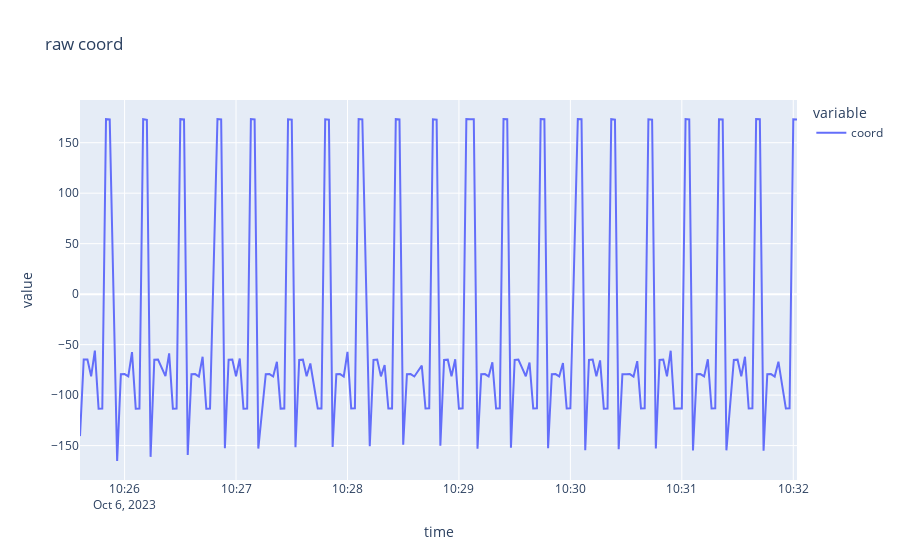

This figure's notebook cell:
### Code cell
query = '''SELECT last("coord") as coord FROM "joints" WHERE time >= 1696587936049ms and time <= 1696588323944ms  GROUP BY time(2s) fill(linear)'''
table = client.query(query=query, language="influxql")
anom_data = table.to_pandas().drop(columns=['iox::measurement']).set_index('time').dropna(how='all')
fig2 = px.line(anom_data, y=["coord"], title='raw coord')
fig2.show()

### Figure 1 — Plotly figure (JSON) as saved in the notebook; plotly's stock layout.template omitted (floating-point values rounded to 4 significant figures; data arrays with more than 128 entries replaced by an {"elided": "..."} marker saying what was removed)
{"data": [{"hovertemplate": "variable=coord<br>time=%{x}<br>value=%{y}<extra></extra>", "legendgroup": "coord", "line": {"color": "#636efa", "dash": "solid"}, "marker": {"symbol": "circle"}, "mode": "lines", "name": "coord", "orientation": "v", "showlegend": true, "type": "scatter", "x": {"elided": "194 str values"}, "xaxis": "x", "y": {"elided": "194 float values"}, "yaxis": "y"}], "layout": {"legend": {"title": {"text": "variable"}, "tracegroupgap": 0}, "title": {"text": "raw coord"}, "xaxis": {"anchor": "y", "domain": [0, 1], "title": {"text": "time"}}, "yaxis": {"anchor": "x", "domain": [0, 1], "title": {"text": "value"}}}}
